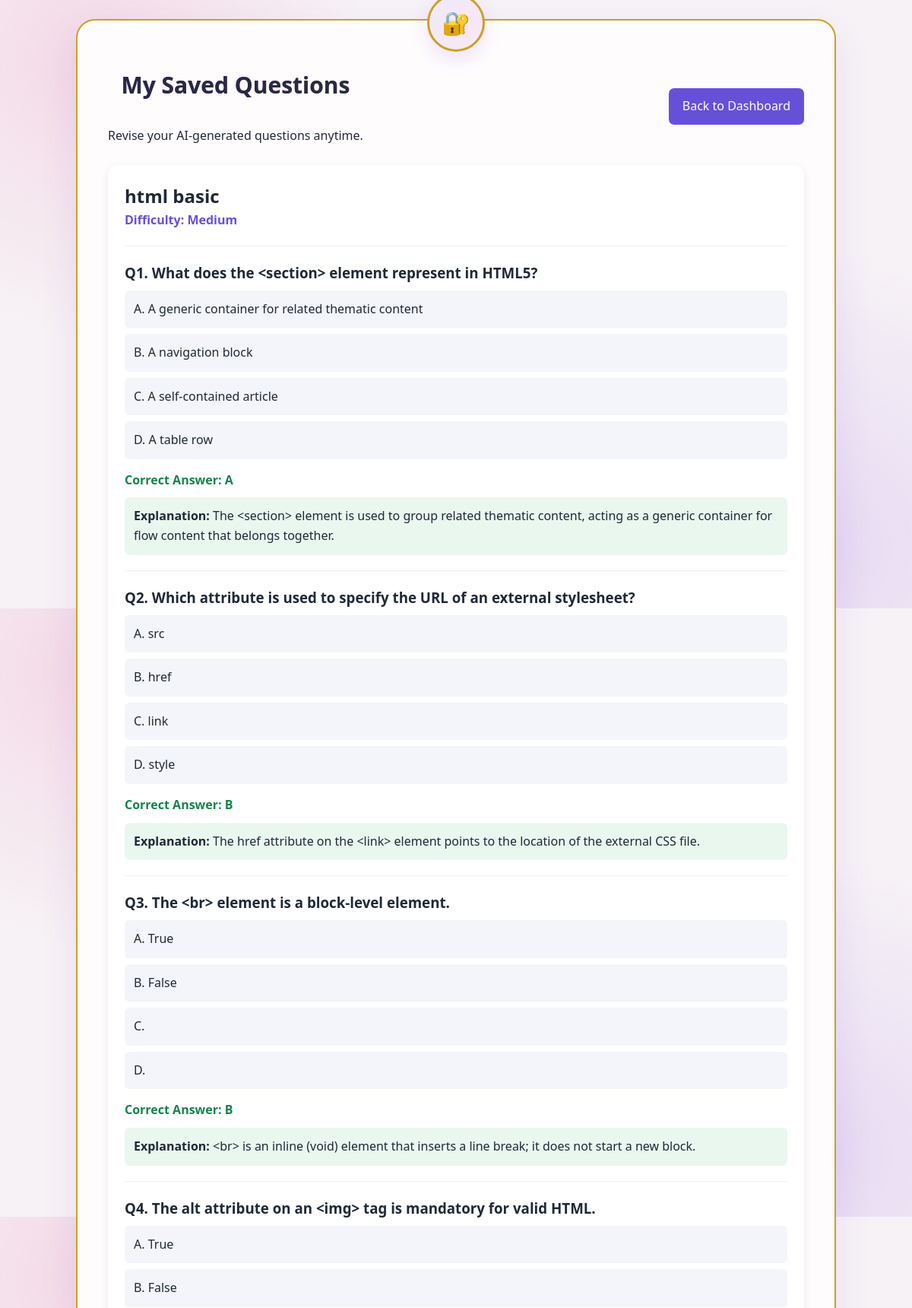
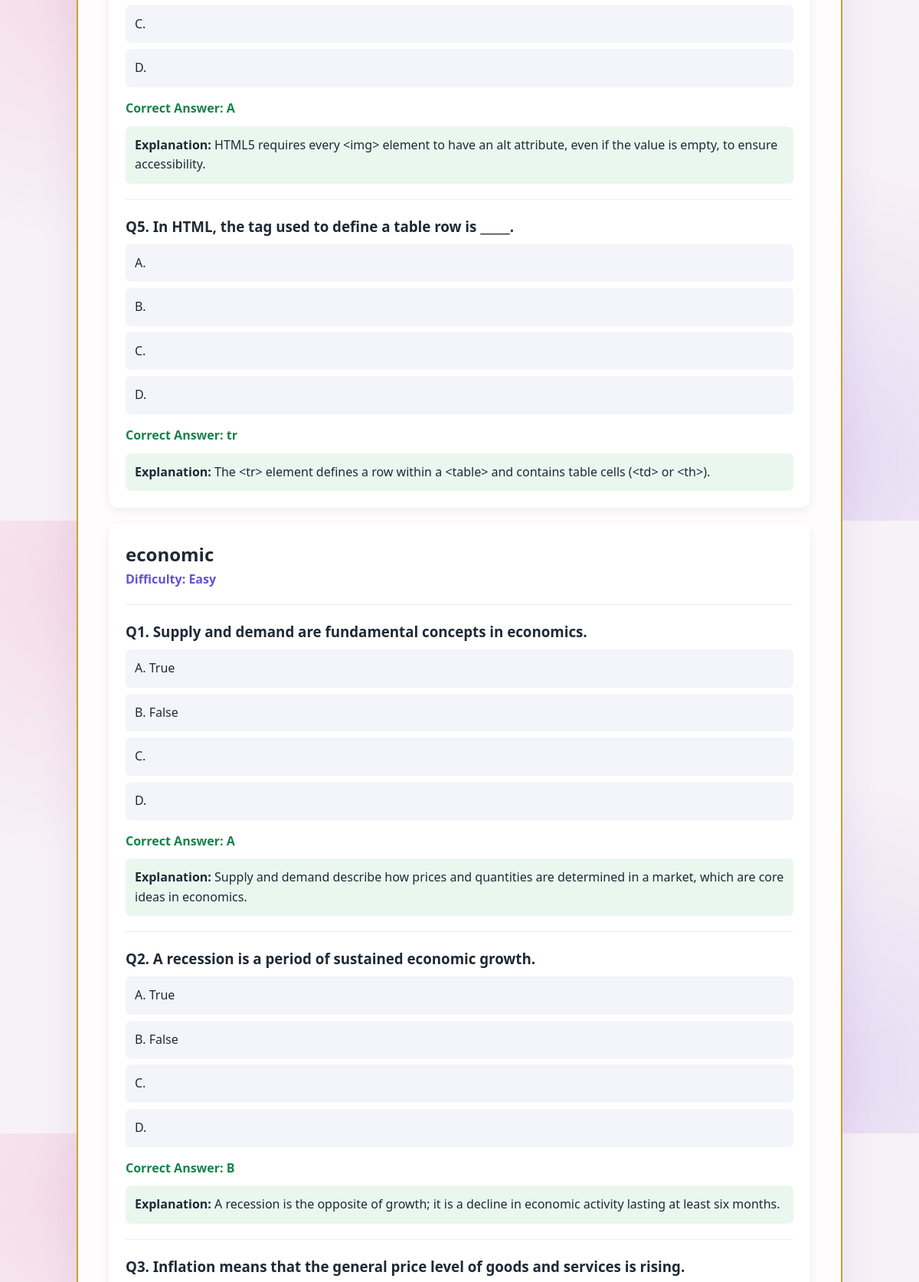
The page /student/saved-questions (signed in, upper part) on the database its author committed (2 pictures, top to bottom).
### app.py (models this page shows)
class SavedQuestion(db.Model):
    id = db.Column(
        db.Integer,
        primary_key=True
    )
    student_id = db.Column(
        db.Integer,
        db.ForeignKey("user.id"),
        nullable=False
    )
    topic = db.Column(
        db.String(200),
        nullable=False
    )
    difficulty = db.Column(
        db.String(20),
        default="Medium"
    )
    questions_json = db.Column(
        db.Text,
        nullable=False
    )
    saved_at = db.Column(
        db.DateTime,
        server_default=db.func.current_timestamp()
    )
    student = db.relationship(
        "User",
        backref="saved_ai_questions"
    )

### app.py (the view)
@app.route("/student/saved-questions")
def student_saved_questions():
    if not session.get("user_id") or str(
        session.get("role", "")
    ).lower() != "student":
        return redirect(url_for("login"))
    saved_questions = SavedQuestion.query.filter_by(
        student_id=session.get("user_id")
    ).order_by(
        SavedQuestion.id.desc()
    ).all()
    for item in saved_questions:
        try:
            item.questions_list = json.loads(
                item.questions_json or "[]"
            )
        except (TypeError, json.JSONDecodeError):
            item.questions_list = []
    return render_template(
        "student/saved_questions.html",
        saved_questions=saved_questions
    )

### templates/student/saved_questions.html (shortened to what this page needs)
<!DOCTYPE html>
<html lang="en">
<head>
    <link rel="stylesheet"
          href="{{ url_for('static', filename='style.css') }}">
</head>
<body>
<div class="container">
    <div class="header">
        <div>
            <h1>My Saved Questions</h1>
            <p>Revise your AI-generated questions anytime.</p>
        </div>
        <a href="{{ url_for('student_dashboard') }}"
           class="back-btn">
            Back to Dashboard
        </a>
    </div>
    {% if saved_questions %}
        {% for saved in saved_questions %}
            <div class="question-card">
                <h2>{{ saved.topic }}</h2>
                <p class="topic">
                    Difficulty: {{ saved.difficulty }}
                </p>
                {% set questions = saved.questions_list %}
                {% if questions %}
                    {% for q in questions %}
                        <hr>
                        <h3>
                            Q{{ loop.index }}. {{ q.question }}
                        </h3>
                        <div class="option">
                            A. {{ q.option_a }}
                        </div>
                        <div class="option">
                            B. {{ q.option_b }}
                        </div>
                        <div class="option">
                            C. {{ q.option_c }}
                        </div>
                        <div class="option">
                            D. {{ q.option_d }}
                        </div>
                        <p class="answer">
                            Correct Answer: {{ q.correct_answer }}
                        </p>
                        {% if q.explanation %}
                            <div class="explanation">
                                <strong>Explanation:</strong>
                                {{ q.explanation }}
                            </div>
                        {% endif %}
                    {% endfor %}
                {% else %}
                    <p>No questions available in this saved record.</p>
                {% endif %}
            </div>
        {% endfor %}
    {% endif %}
</div>
</body>
</html>

### templates/student/saved_questions.html (style rules this page uses)
body { font-family: Arial, sans-serif; background: #f4f6fb; margin: 0; padding: 25px; }
.container { max-width: 1000px; margin: auto; }
.header { display: flex; justify-content: space-between; align-items: center; flex-wrap: wrap; margin-bottom: 25px; }
.header h1 { color: #252b45; }
.back-btn { background: #6750d8; color: white; padding: 11px 18px; text-decoration: none; border-radius: 7px; }
.question-card { background: white; padding: 22px; margin-bottom: 20px; border-radius: 12px; box-shadow: 0 3px 12px rgba(0,0,0,0.07); }
.topic { color: #6750d8; font-weight: bold; }
.option { background: #f4f5fa; padding: 12px; margin: 8px 0; border-radius: 6px; }
.answer { color: #16834b; font-weight: bold; margin-top: 15px; }
.explanation { background: #eaf7ef; padding: 12px; border-radius: 7px; margin-top: 10px; }
hr { border: 0; border-top: 1px solid #eee; margin: 20px 0; }

### rows shown on the page
SavedQuestion: topic "html basic", difficulty "Medium", question "What does the <section> element represent in HTML5?" "Which attribute is used to specify the URL of an external stylesheet?" "The <br> element is a block-level element." "The alt attribute on an <img> tag is mandatory for valid HTML." "In HTML, the tag used to define a table row is _____.", option_a "A generic container for related thematic content" "src" "True" "True", option_b "A navigation block" "href" "False" "False", option_c "A self-contained article" "link", option_d "A table row" "style", correct_answer "A" "B" "B" "A" "tr", explanation "The <section> element is used to group related thematic content, acting as a generic container for flow content that belongs together." "The href attribute on the <link> element points to the location of the external CSS file." "<br> is an inline (void) element that inserts a line break; it does not start a new block." "HTML5 requires every <img> element to have an alt attribute, even if the value is empty, to ensure accessibility." "The <tr> element defines a row within a <table> and contains table cells (<td> or <th>)."
SavedQuestion: topic "economic", difficulty "Easy", question "Supply and demand are fundamental concepts in economics." "A recession is a period of sustained economic growth." "Inflation means that the general price level of goods and services is rising.", option_a "True" "True", option_b "False" "False", correct_answer "A" "B", explanation "Supply and demand describe how prices and quantities are determined in a market, which are core ideas in economics." "A recession is the opposite of growth; it is a decline in economic activity lasting at least six months."
